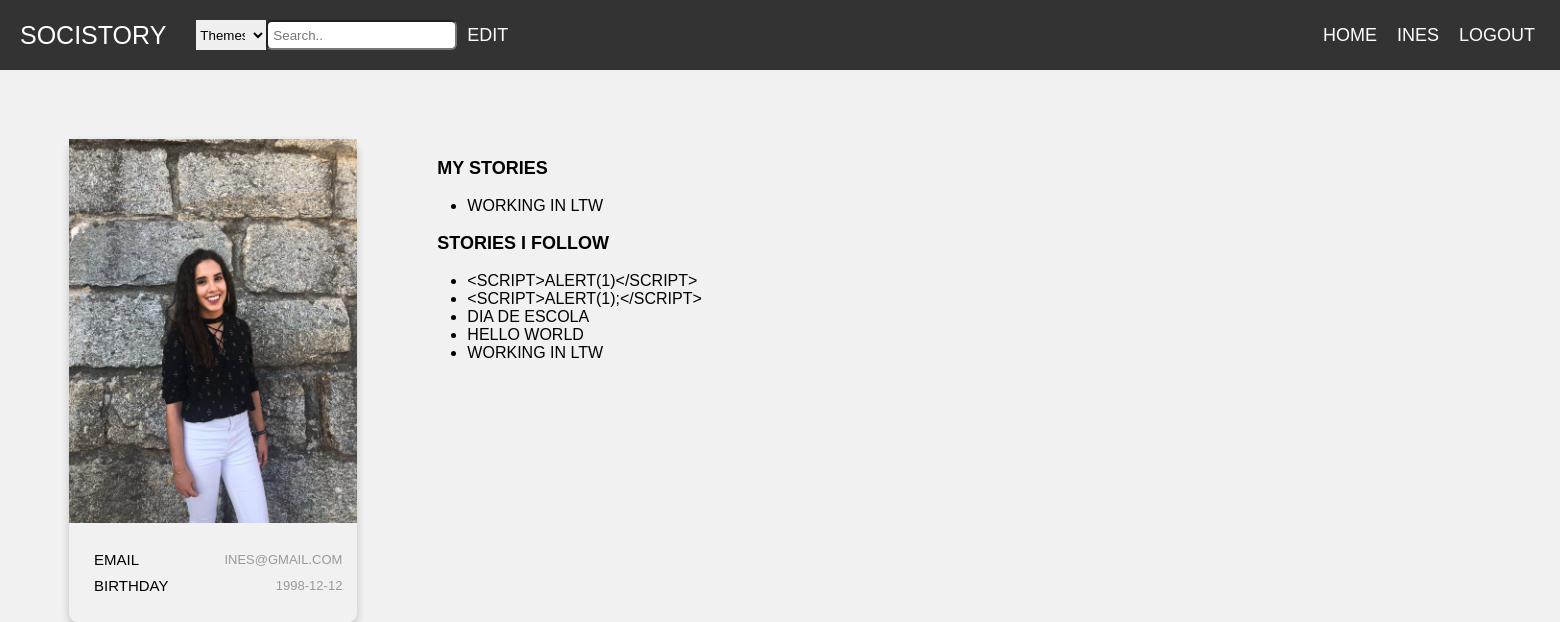
Page /pages/profilePage.php?username=Ines (signed in) on the committed database.
### tables this page shows
CREATE TABLE users(
  username VARCHAR PRIMARY KEY,
  email VARCHAR UNIQUE,
  password VARCHAR(254) NOT NULL,
  salt VARCHAR(32) NOT NULL,
  birthday DATE,
  img VARCHAR
);

CREATE TABLE stories(
  entity_id INTEGER PRIMARY KEY REFERENCES entities,
  username VARCHAR NOT NULL REFERENCES users,
  title TEXT NOT NULL, 
  body TEXT NOT NULL,
  hour DATETIME NOT NULL,
  UNIQUE(username, title, body)
);

### database/db_comments.php (called while the page is built, shortened)
<?php
    function getUsernameInfo($username){
    $db = Database::instance()->db();
    $stmt = $db->prepare('SELECT *, rowid FROM users where username = ?');
    $stmt->execute(array($username));
    return $stmt->fetch();
    }
  function myComments($username) {
    $db = Database::instance()->db();
    $stmt = $db->prepare("SELECT  DISTINCT stories.* from stories LEFT JOIN likes on likes.entity_id = stories.entity_id, comments where comments.username = ?");
    $stmt->execute(array($username));
    return $stmt->fetchAll();
  }
  function myStories($username) {
    $db = Database::instance()->db();
    $stmt = $db->prepare('SELECT title FROM stories WHERE username = ?');
    $stmt->execute(array($username));
    return $stmt->fetchAll();
  }
?>

### pages/profilePage.php (the view, shortened to what this page needs)
<?php
include_once('../templates/common.php');
include_once('../database/db_comments.php');
$profileInfo = getUsernameInfo($_GET['username']);
$mystories = myStories($_GET['username']);
$myCommentStories =  myComments($_GET['username']);
draw_header($_SESSION['username']);
    ?>
 <link rel="stylesheet" href="../css/profilePage.css">
<div class="container">
    <div class="card">
            <img src="<?=$profileInfo['img']?>" alt="MyImg" style="width:100%">
        <div style="margin: 24px 0;">
            <ul class="single-category">
                <li class="row">
                    <h6 class="email">Email</h6>
                    <span> <?=$profileInfo['email']?></span> </li>
                <li class="row">
                    <h6 class="birthday">Birthday</h6>
                    <span> <?=$profileInfo['birthday'] ? $profileInfo['birthday'] :'No day inserted'?></span> </li>
            </ul>
            </div>
    </div>
    <section id="stories">
        <div class="container-story">
            <p class="profileinfo" id = myStories>
               <label for="myStories"> My Stories </label>
                <ul>
                    <?php
                    foreach($mystories as $story){
                        ?>
                        <li><?=$story['title']?> </li>
                    <?php }
                    unset($story) ?>
                </ul>
                    </p>
                    <p class="profileinfo" id ="myCommentedStories">
                    <label for="myCommentedStories"> Stories i follow </label>
                    <ul>
                    <?php
                    foreach($myCommentStories as $story){
                        ?>
                        <li><?=$story['title']?> </li>
                    <?php }
                    unset($story) ?>
                </ul>
                    </p>
                    </div>
                    </div>
<?php
draw_footer();
?>

### templates/common.php (shortened to what this page needs)
<?php function draw_header($username){
?>
  <link rel="stylesheet" href="../css/common.css">
<!DOCTYPE html>
<html>
<head>
    <link rel="stylesheet" href="../css/mainPage.css">
</head>
<body>
    <header>
        <?php if($username != null) { ?>
           <nav>
           <div class="header">
            <link rel="stylesheet" href="https://cdnjs.cloudflare.com/ajax/libs/font-awesome/4.7.0/css/font-awesome.min.css">
           <div class="topnav" id="myTopnav">
               <div class="logo">
                   <a href="../pages/stories.php?search=all&sub=null" class="logo">SociStory</a>
               </div>
               <div class="searchArea">
                    <div class="form-area">
                        <form id="searchForm" method="get">
                            <select name="searchthemes" id="searchBox">
                                <option value="Themes">Themes</option>
                            </select>
                            <input id="search" type="text" placeholder="Search..">
                        </form>
                    </div>
               </div>
               <div class=topnav-right>
                   <a href="../pages/stories.php?search=all&sub=null">Home</a>
                   <a href="../pages/profilePage.php?username=<?=$username?>"> <?=$username?></a>
                   <a href="../actions/user_logout.php">Logout</a>
               </div>
            </div>
        <?php }  ?>
        </nav>
    </header>
<?php
}
?>
<?php function draw_footer(){
?>
</body>
</html>
<?php
}
?>

### css/common.css (style rules this page uses)
* { box-sizing: border-box; }
body { margin: 0; font-family: Poppins, sans-serif; }
.header { overflow: hidden; background-color: #333; padding: 20px 10px; }
.header a.logo { font-size: 25px; }
.topnav { display: flex; flex-direction: row; align-items: center; float: left; width: 100%; }
.topnav a { float: left; color: white; text-align: center; padding: 10px; text-decoration: none; font-size: 18px; line-height: 8px; border-radius: 4px; }
form#searchForm { padding-left: 20px; display: flex; flex: center; float: left; width: 100%; position: relative; margin: 0; }
.topnav-right { justify-content: space-between; display: flex; position: absolute; right: 0; padding-right: 15px; }
.searchArea { float: left; }
input#search { width: 100%; background-color: #fff; height: 30px; color: #b2b2b2; border-radius:6px; padding: 0 5px; }
select#searchBox { background-color: #efefef; width: 70; border: 0; padding-right:5px; }

### css/mainPage.css (style rules this page uses)
body { font-family: Poppins-Regular, sans-serif; }
.row { display: -ms-flexbox; display: flex; -ms-flex-wrap: wrap; flex-wrap: wrap; }
body { margin: 0; padding: 0; font-family: Raleway; text-transform: uppercase; font-size: 11px; }

### css/profilePage.css (style rules this page uses)
html, body, .sidebar, .content-posts { height: 100%; }
body { font-size: 16px; font-family: Poppins, sans-serif; font-weight: normal; background-color: #f1f1f1; }
.container { width: 110%; padding-right:15px; padding-left:15px; }
p { margin-top: 0; display: block; margin-block-start: 1em; margin-block-end: 1em; margin-inline-start: 0px; margin-inline-end: 0px; }
.container { width: 100%; padding-right: 15px; padding-left: 15px; margin-right: auto; margin-left: auto; display: flex; margin-right: -15px; margin-left: -15px; }
section#stories { padding: 70; }
p#myStories { font-size: large; font-weight: 900; }
p#myCommentedStories { font-size: large; }
form { width: 100%; font-size: x-large; font-family: monospace; display: flex; justify-content: space-between; }
input[type="text"] { height: 30px; border-radius: 12px; padding: 10px; }
label { margin-bottom: 10px; margin-left: 10px; }
@media (min-width: 768px) { .container { max-width: 720px; } }
.card { box-shadow: 0 4px 8px 0 rgba(0, 0, 0, 0.2); margin: auto; text-align: center; font-family: arial; margin-top: 10%; margin-left: 10%; border-radius: 10px; width:60%; }
a { text-decoration: none; font-size: 22px; color: black; }
.row { display: -ms-flexbox; display: flex; justify-content: space-between; -ms-flex-wrap: wrap; flex-wrap: wrap; position: relative; right: 15; }
.card h6 { font-size: 15px; margin: 0px; padding-right: 0px; font-weight: normal; line-height: 26px; }
span { font-size: 13px; font-weight: normal; display: block; color: #999999; margin-top: 5px; }
ul.single-category { display: flex; flex-direction: column; }
.container-story { width: 1000%; }
.profileinfo label { font-weight: 900; }

### rows in the picture
users: img (picture), email "INES@GMAIL.COM", birthday "1998-12-12"
stories: title "WORKING IN LTW"
stories: title "<SCRIPT>ALERT(1)</SCRIPT>"
stories: title "<SCRIPT>ALERT(1);</SCRIPT>"
stories: title "DIA DE ESCOLA"
stories: title "HELLO WORLD"

### other values in the picture
$username "INES"
